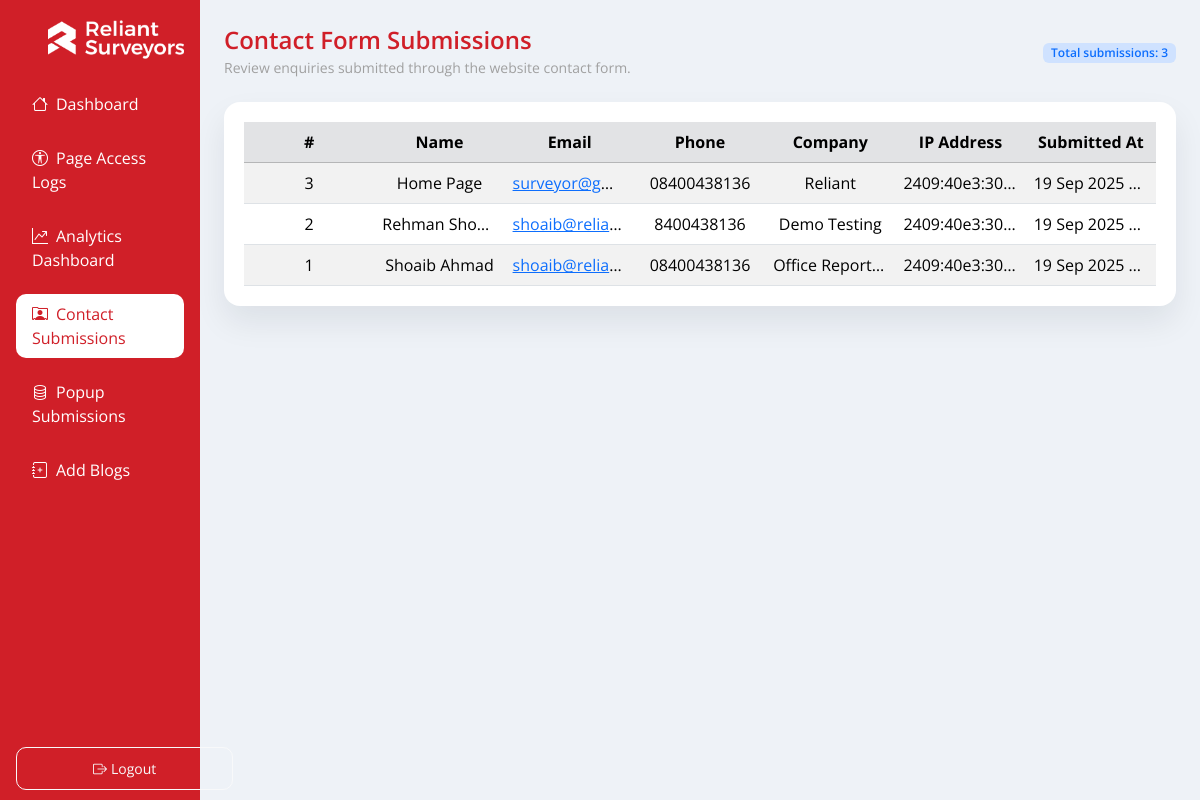
The page /contact_form_submissions.php (signed in) on the database its author committed.
### tables this page shows
CREATE TABLE `enquiries` (
  `id` int(11) NOT NULL,
  `name` varchar(100) DEFAULT NULL,
  `email` varchar(100) DEFAULT NULL,
  `phone` varchar(20) DEFAULT NULL,
  `company` varchar(150) DEFAULT NULL,
  `ip_address` varchar(45) DEFAULT NULL,
  `created_at` timestamp NULL DEFAULT current_timestamp()
);

### contact_form_submissions.php (the view, shortened to what this page needs)
<?php
require_once __DIR__ . '/includes/render.php';
$pdo = db();
$submissions = [];
$error = null;
$perPage = 10;
$page = filter_input(
  INPUT_GET,
  'page',
  FILTER_VALIDATE_INT,
  ['options' => ['default' => 1, 'min_range' => 1]]
);
$offset = ($page - 1) * $perPage;
$totalSubmissions = 0;
try {
  $countStmt = $pdo->query('SELECT COUNT(*) FROM enquiries');
  $totalSubmissions = (int)$countStmt->fetchColumn();
  if ($totalSubmissions > 0) {
    $query = sprintf(
      'SELECT id, name, email, phone, company, ip_address, created_at FROM enquiries ORDER BY created_at DESC LIMIT %d OFFSET %d',
      $perPage,
      $offset
    );
    $stmt = $pdo->query($query);
    $submissions = $stmt->fetchAll();
  } else {
    $page = 1;
    $offset = 0;
  }
} catch (Throwable $e) {
  $error = 'Unable to load contact form submissions at this time.';
}
echo '<div class="container-fluid layout">';
echo '<div class="row g-0">';
?>
<main class="col-12 col-md-9 col-lg-10 content">
  <div class="d-flex flex-column flex-lg-row align-items-lg-center justify-content-between gap-3 mb-4">
    <div>
      <h2 class="title-heading">Contact Form Submissions</h2>
      <p class="para mb-0">Review enquiries submitted through the website contact form.</p>
    </div>
    <div class="text-lg-end">
      <span class="badge bg-primary-subtle text-primary fw-semibold">Total submissions: <?= number_format($totalSubmissions) ?></span>
    </div>
  </div>
  <?php if ($error): ?>
    <div class="alert alert-warning" role="alert">
      <?= htmlspecialchars($error, ENT_QUOTES, 'UTF-8') ?>
    </div>
  <?php elseif (!$submissions): ?>
    <div class="alert alert-info" role="alert">
      No contact form submissions found.
    </div>
  <?php else: ?>
    <div class="box">
      <div class="table-responsive">
        <table class="table table-striped table-hover align-middle mb-0">
          <thead class="table-secondary">
            <tr>
              <th scope="col">#</th>
              <th scope="col">Name</th>
              <th scope="col">Email</th>
              <th scope="col">Phone</th>
              <th scope="col">Company</th>
              <th scope="col">IP Address</th>
              <th scope="col">Submitted At</th>
            </tr>
          </thead>
          <tbody>
            <?php foreach ($submissions as $submission): ?>
              <?php
                $createdAt = $submission['created_at'] ?? '';
                $createdAtFormatted = '—';
                if ($createdAt) {
                  try {
                    $createdAtFormatted = (new DateTime($createdAt))->format('d M Y H:i');
                  } catch (Throwable $e) {
                    $createdAtFormatted = (string)$createdAt;
                  }
                }
              ?>
              <tr>
                <td><?= (int)$submission['id'] ?></td>
                <td><?= htmlspecialchars((string)($submission['name'] ?? ''), ENT_QUOTES, 'UTF-8') ?></td>
                <td>
                  <?php if (!empty($submission['email'])): ?>
                    <a href="mailto:<?= htmlspecialchars($submission['email'], ENT_QUOTES, 'UTF-8') ?>">
                      <?= htmlspecialchars($submission['email'], ENT_QUOTES, 'UTF-8') ?>
                    </a>
                  <?php else: ?>
                    <span class="text-muted">—</span>
                  <?php endif; ?>
                </td>
                <td><?= htmlspecialchars((string)($submission['phone'] ?? '—'), ENT_QUOTES, 'UTF-8') ?></td>
                <td><?= htmlspecialchars((string)($submission['company'] ?? '—'), ENT_QUOTES, 'UTF-8') ?></td>
                <td><?= htmlspecialchars((string)($submission['ip_address'] ?? '—'), ENT_QUOTES, 'UTF-8') ?></td>
                <td><?= htmlspecialchars($createdAtFormatted, ENT_QUOTES, 'UTF-8') ?></td>
              </tr>
            <?php endforeach; ?>
          </tbody>
        </table>
      </div>
    </div>
  <?php endif; ?>
</main>
<?php
echo '</div>';
echo '</div>';

### assets/css/style.css (style rules this page uses)
body { background: #eef2f7; font-family: "Open Sans", sans-serif; color: #111; }
.layout { min-height: 100vh; padding: 0; }
.content { padding: 24px; }
.box { background: #ffffff; border-radius: 16px; box-shadow: 0 16px 32px rgba(15, 23, 42, 0.08); padding: 20px; }
.table td, .table th { vertical-align: middle; }

### assets/css/custom.css (style rules this page uses)
.content .title-heading { font-size: 24px; font-weight: 600; line-height: 1.3; margin-bottom: 2px; color: #d01f28; }
.content .para { font-size: 14px; margin-bottom: 10px; color: #a0a0a0; }
table { table-layout: fixed; width: 100%; border-collapse: collapse; }
table th, table td { width: auto; text-align: center; padding: 8px 12px; white-space: nowrap; overflow: hidden; text-overflow: ellipsis; }

### rows shown on the page
enquiries: id "3", name "Home Page", email "surveyor@g…", phone "08400438136", company "Reliant", ip_address "2409:40e3:30…", created_at "19 Sep 2025…"
enquiries: id "2", name "Rehman Sho…", email "shoaib@relia…", phone "8400438136", company "Demo Testing", ip_address "2409:40e3:30…", created_at "19 Sep 2025…"
enquiries: id "1", name "Shoaib Ahmad", email "shoaib@relia…", phone "08400438136", company "Office Report…", ip_address "2409:40e3:30…", created_at "19 Sep 2025…"

### other values the page prints
$label "Dashboard"
$label "Page Access Logs"
$label "Analytics Dashboard"
$label "Contact Submissions"
$label "Popup Submissions"
$label "Add Blogs"
$totalSubmissions "3"
